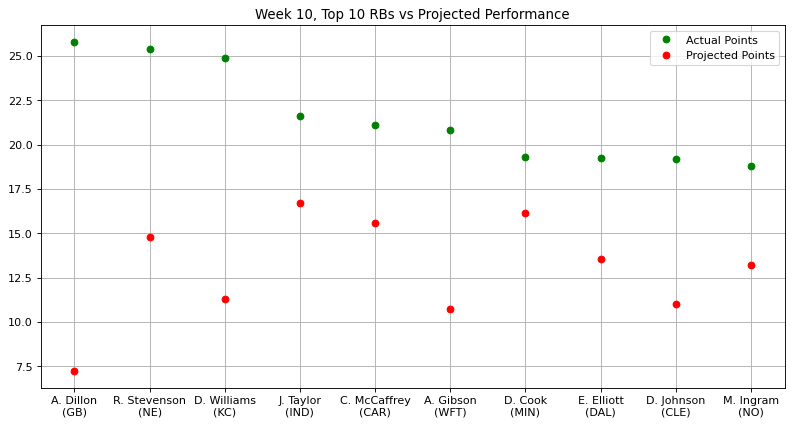

Generate this figure with Python:
# Stats provided by NFL Fantasy
# Week 10: Top 10 RBs vs Projected Performance

import matplotlib.pyplot as plt
import numpy as np
from matplotlib.pyplot import figure
figure(figsize=(12, 6), dpi=80)

actualPoints = np.array([25.80,25.40,24.90,21.60,21.10,20.80,19.30,19.26,19.20,18.80])
projPoints = np.array([7.22,14.80,11.27,16.68,15.58,10.70,16.12,13.55,11.02,13.20])
players = np.array(["A. Dillon\n(GB)","R. Stevenson\n(NE)","D. Williams\n(KC)","J. Taylor\n(IND)","C. McCaffrey\n(CAR)",
                    "A. Gibson\n(WFT)","D. Cook\n(MIN)","E. Elliott\n(DAL)","D. Johnson\n(CLE)","M. Ingram\n(NO)"])

plt.plot(players, actualPoints, 'o', c = 'g', label = 'Actual Points', ms = 6)
plt.plot(projPoints, 'o', c = 'r', label = 'Projected Points', ms = 6)
plt.title("Week 10, Top 10 RBs vs Projected Performance")
plt.legend()
plt.grid()
plt.show()
